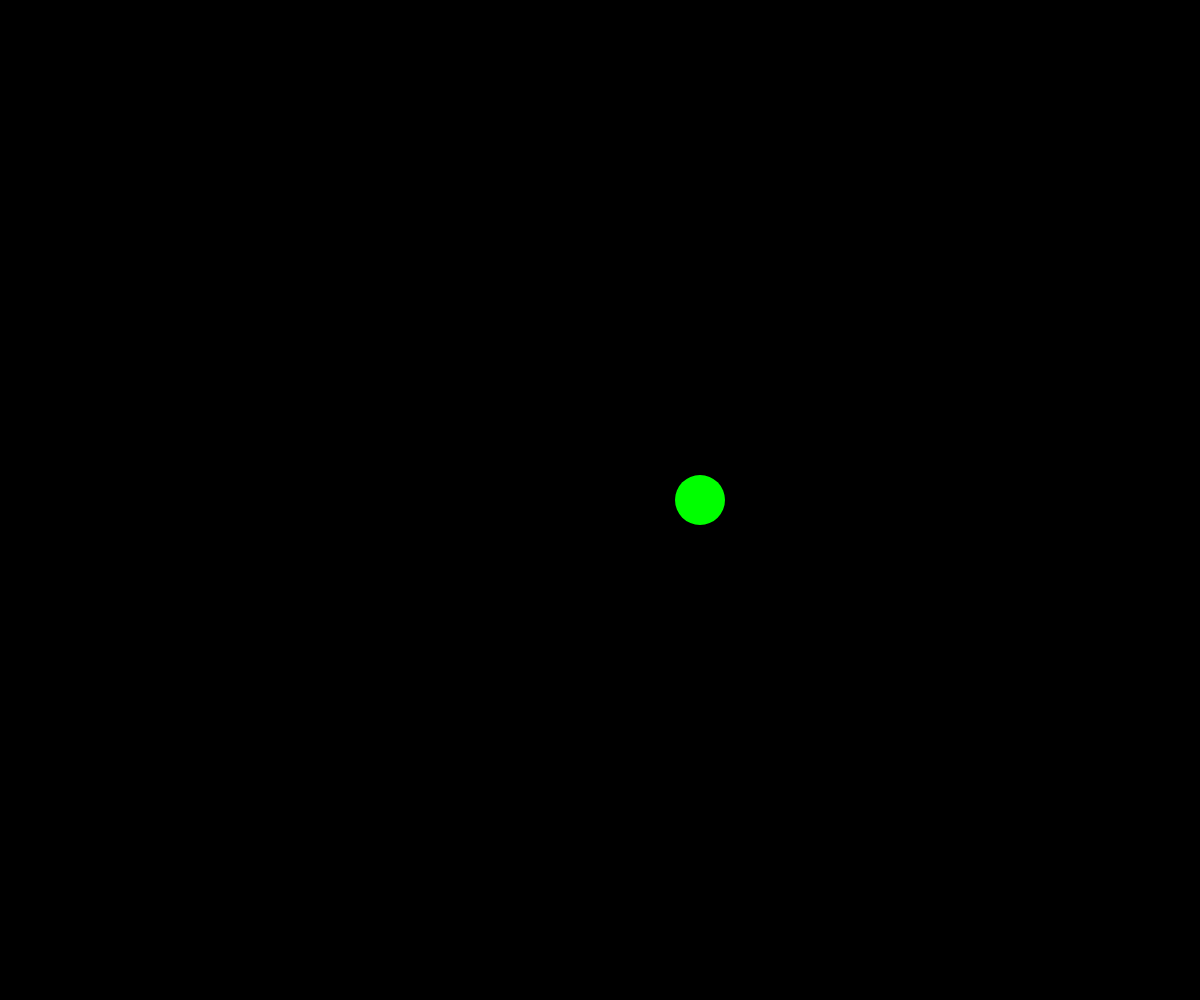
Frame 1 (no input)
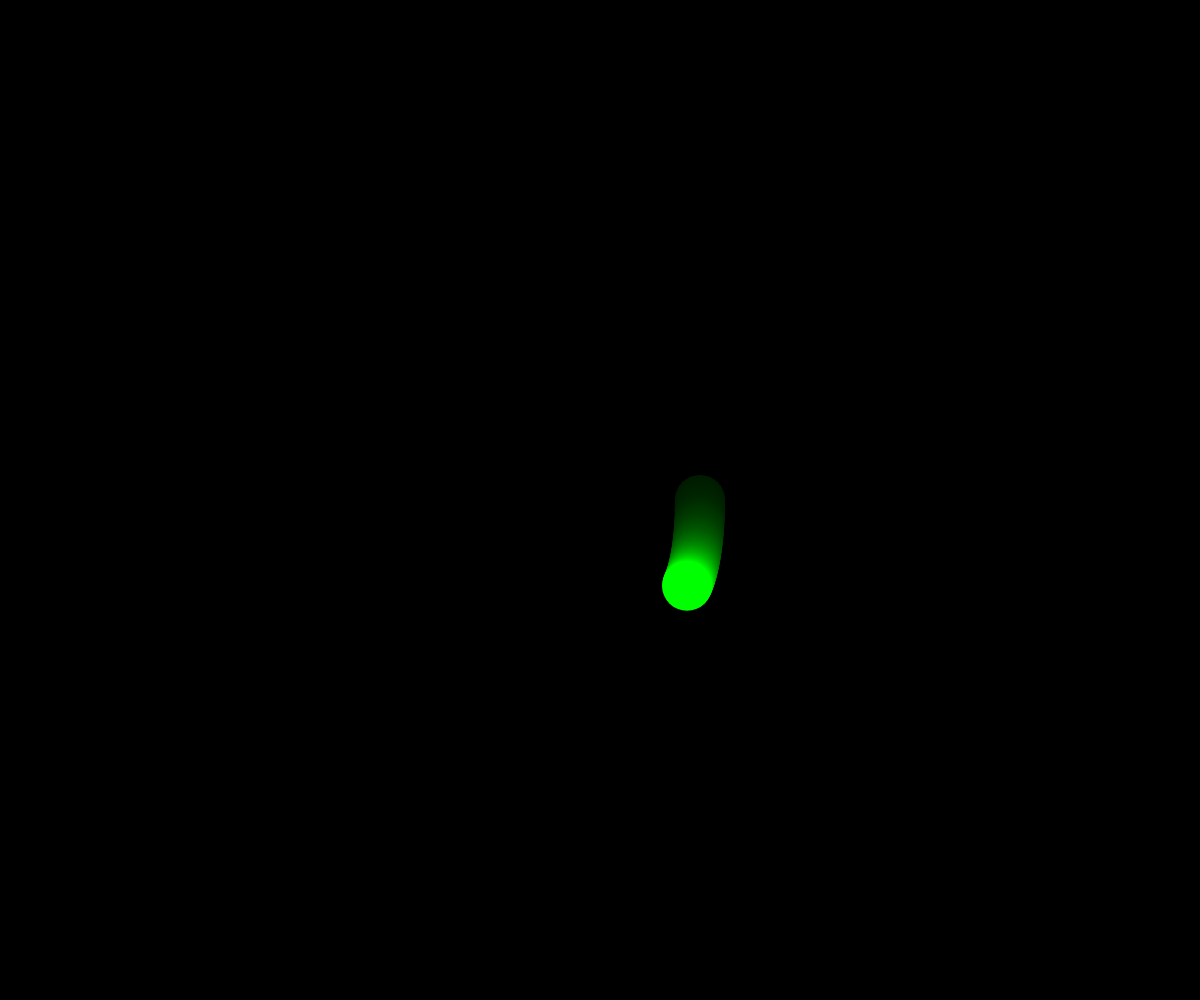
Frame 60 (no input)
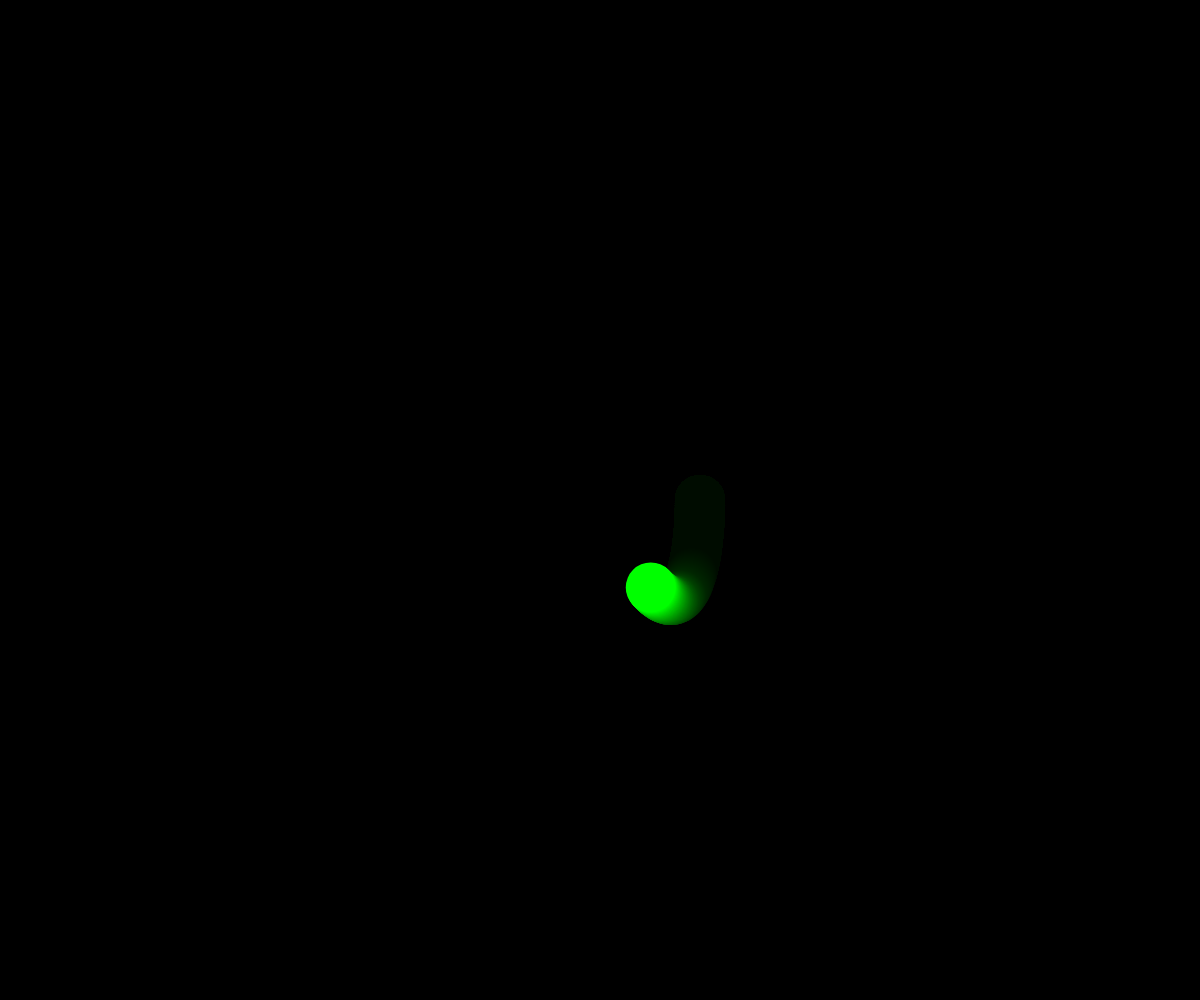
Frame 120 (the mouse pressed at the canvas centre since frame 60)

The p5.js sketch that drew these frames (run headless with seeded random() and noise() and a simulated clock; from frame 60 on, the mouse is pressed at the canvas centre):

// p5.js sketch
// ── sketch.js
let angleX = 0;
let angleY = 0;
const radius = 100;

function setup() {
  createCanvas(windowWidth, windowHeight);
  angleMode(DEGREES);
  background(0); // 最初だけ完全に黒
}

function draw() {
  // 透明な黒で少しずつ消す
  fill(0, 10); // 透明度30の黒
  noStroke();
  rect(0, 0, width, height);
  
  translate(width/2, height/2);
  

  
  let circleX = radius * cos(angleX);
  let circleY = radius * sin(angleY);
  
  fill(0, 255, 0);
  ellipse(circleX, circleY, 50, 50);
  
  angleX += 0.5;
  angleY += 1;
}
